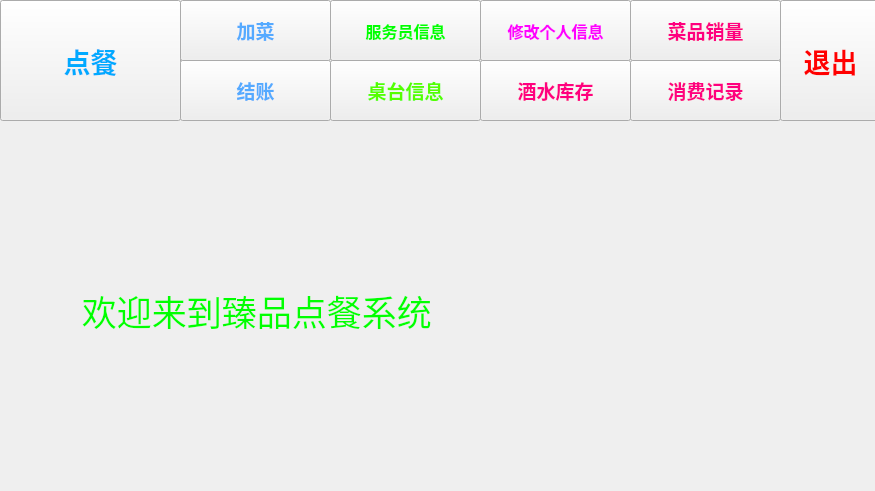
<?xml version="1.0" encoding="UTF-8"?>
<ui version="4.0">
 <class>CashierOperate</class>
 <widget class="QWidget" name="CashierOperate">
  <property name="geometry">
   <rect>
    <x>0</x>
    <y>0</y>
    <width>875</width>
    <height>491</height>
   </rect>
  </property>
  <property name="windowTitle">
   <string>Form</string>
  </property>
  <widget class="QPushButton" name="PB_OrderMeal">
   <property name="geometry">
    <rect>
     <x>0</x>
     <y>0</y>
     <width>181</width>
     <height>121</height>
    </rect>
   </property>
   <property name="palette">
    <palette>
     <active>
      <colorrole role="WindowText">
       <brush brushstyle="SolidPattern">
        <color alpha="255">
         <red>0</red>
         <green>0</green>
         <blue>0</blue>
        </color>
       </brush>
      </colorrole>
      <colorrole role="Dark">
       <brush brushstyle="SolidPattern">
        <color alpha="255">
         <red>255</red>
         <green>255</green>
         <blue>255</blue>
        </color>
       </brush>
      </colorrole>
      <colorrole role="Text">
       <brush brushstyle="SolidPattern">
        <color alpha="255">
         <red>0</red>
         <green>0</green>
         <blue>0</blue>
        </color>
       </brush>
      </colorrole>
      <colorrole role="ButtonText">
       <brush brushstyle="SolidPattern">
        <color alpha="255">
         <red>0</red>
         <green>170</green>
         <blue>255</blue>
        </color>
       </brush>
      </colorrole>
     </active>
     <inactive>
      <colorrole role="WindowText">
       <brush brushstyle="SolidPattern">
        <color alpha="255">
         <red>0</red>
         <green>0</green>
         <blue>0</blue>
        </color>
       </brush>
      </colorrole>
      <colorrole role="Dark">
       <brush brushstyle="SolidPattern">
        <color alpha="255">
         <red>255</red>
         <green>255</green>
         <blue>255</blue>
        </color>
       </brush>
      </colorrole>
      <colorrole role="Text">
       <brush brushstyle="SolidPattern">
        <color alpha="255">
         <red>0</red>
         <green>0</green>
         <blue>0</blue>
        </color>
       </brush>
      </colorrole>
      <colorrole role="ButtonText">
       <brush brushstyle="SolidPattern">
        <color alpha="255">
         <red>0</red>
         <green>170</green>
         <blue>255</blue>
        </color>
       </brush>
      </colorrole>
     </inactive>
     <disabled>
      <colorrole role="WindowText">
       <brush brushstyle="SolidPattern">
        <color alpha="255">
         <red>255</red>
         <green>255</green>
         <blue>255</blue>
        </color>
       </brush>
      </colorrole>
      <colorrole role="Dark">
       <brush brushstyle="SolidPattern">
        <color alpha="255">
         <red>255</red>
         <green>255</green>
         <blue>255</blue>
        </color>
       </brush>
      </colorrole>
      <colorrole role="Text">
       <brush brushstyle="SolidPattern">
        <color alpha="255">
         <red>255</red>
         <green>255</green>
         <blue>255</blue>
        </color>
       </brush>
      </colorrole>
      <colorrole role="ButtonText">
       <brush brushstyle="SolidPattern">
        <color alpha="255">
         <red>255</red>
         <green>255</green>
         <blue>255</blue>
        </color>
       </brush>
      </colorrole>
     </disabled>
    </palette>
   </property>
   <property name="font">
    <font>
     <family>Georgia</family>
     <pointsize>20</pointsize>
     <weight>75</weight>
     <italic>false</italic>
     <bold>true</bold>
    </font>
   </property>
   <property name="text">
    <string>点餐</string>
   </property>
  </widget>
  <widget class="QPushButton" name="PB_AddMeal">
   <property name="geometry">
    <rect>
     <x>180</x>
     <y>0</y>
     <width>151</width>
     <height>61</height>
    </rect>
   </property>
   <property name="palette">
    <palette>
     <active>
      <colorrole role="ButtonText">
       <brush brushstyle="SolidPattern">
        <color alpha="255">
         <red>85</red>
         <green>170</green>
         <blue>255</blue>
        </color>
       </brush>
      </colorrole>
     </active>
     <inactive>
      <colorrole role="ButtonText">
       <brush brushstyle="SolidPattern">
        <color alpha="255">
         <red>85</red>
         <green>170</green>
         <blue>255</blue>
        </color>
       </brush>
      </colorrole>
     </inactive>
     <disabled>
      <colorrole role="ButtonText">
       <brush brushstyle="SolidPattern">
        <color alpha="255">
         <red>120</red>
         <green>120</green>
         <blue>120</blue>
        </color>
       </brush>
      </colorrole>
     </disabled>
    </palette>
   </property>
   <property name="font">
    <font>
     <family>Georgia</family>
     <pointsize>14</pointsize>
     <weight>75</weight>
     <bold>true</bold>
    </font>
   </property>
   <property name="text">
    <string>加菜</string>
   </property>
  </widget>
  <widget class="QPushButton" name="PB_Payoff">
   <property name="geometry">
    <rect>
     <x>180</x>
     <y>60</y>
     <width>151</width>
     <height>61</height>
    </rect>
   </property>
   <property name="palette">
    <palette>
     <active>
      <colorrole role="ButtonText">
       <brush brushstyle="SolidPattern">
        <color alpha="255">
         <red>85</red>
         <green>170</green>
         <blue>255</blue>
        </color>
       </brush>
      </colorrole>
     </active>
     <inactive>
      <colorrole role="ButtonText">
       <brush brushstyle="SolidPattern">
        <color alpha="255">
         <red>85</red>
         <green>170</green>
         <blue>255</blue>
        </color>
       </brush>
      </colorrole>
     </inactive>
     <disabled>
      <colorrole role="ButtonText">
       <brush brushstyle="SolidPattern">
        <color alpha="255">
         <red>120</red>
         <green>120</green>
         <blue>120</blue>
        </color>
       </brush>
      </colorrole>
     </disabled>
    </palette>
   </property>
   <property name="font">
    <font>
     <family>Georgia</family>
     <pointsize>14</pointsize>
     <weight>75</weight>
     <bold>true</bold>
    </font>
   </property>
   <property name="text">
    <string>结账</string>
   </property>
  </widget>
  <widget class="QPushButton" name="PB_Waiter">
   <property name="geometry">
    <rect>
     <x>330</x>
     <y>0</y>
     <width>151</width>
     <height>61</height>
    </rect>
   </property>
   <property name="palette">
    <palette>
     <active>
      <colorrole role="ButtonText">
       <brush brushstyle="SolidPattern">
        <color alpha="255">
         <red>0</red>
         <green>255</green>
         <blue>0</blue>
        </color>
       </brush>
      </colorrole>
     </active>
     <inactive>
      <colorrole role="ButtonText">
       <brush brushstyle="SolidPattern">
        <color alpha="255">
         <red>0</red>
         <green>255</green>
         <blue>0</blue>
        </color>
       </brush>
      </colorrole>
     </inactive>
     <disabled>
      <colorrole role="ButtonText">
       <brush brushstyle="SolidPattern">
        <color alpha="255">
         <red>120</red>
         <green>120</green>
         <blue>120</blue>
        </color>
       </brush>
      </colorrole>
     </disabled>
    </palette>
   </property>
   <property name="font">
    <font>
     <family>Georgia</family>
     <pointsize>12</pointsize>
     <weight>75</weight>
     <bold>true</bold>
    </font>
   </property>
   <property name="text">
    <string>服务员信息</string>
   </property>
  </widget>
  <widget class="QPushButton" name="PB_Table">
   <property name="geometry">
    <rect>
     <x>330</x>
     <y>60</y>
     <width>151</width>
     <height>61</height>
    </rect>
   </property>
   <property name="palette">
    <palette>
     <active>
      <colorrole role="ButtonText">
       <brush brushstyle="SolidPattern">
        <color alpha="255">
         <red>85</red>
         <green>255</green>
         <blue>0</blue>
        </color>
       </brush>
      </colorrole>
     </active>
     <inactive>
      <colorrole role="ButtonText">
       <brush brushstyle="SolidPattern">
        <color alpha="255">
         <red>85</red>
         <green>255</green>
         <blue>0</blue>
        </color>
       </brush>
      </colorrole>
     </inactive>
     <disabled>
      <colorrole role="ButtonText">
       <brush brushstyle="SolidPattern">
        <color alpha="255">
         <red>120</red>
         <green>120</green>
         <blue>120</blue>
        </color>
       </brush>
      </colorrole>
     </disabled>
    </palette>
   </property>
   <property name="font">
    <font>
     <family>Georgia</family>
     <pointsize>14</pointsize>
     <weight>75</weight>
     <bold>true</bold>
    </font>
   </property>
   <property name="text">
    <string>桌台信息</string>
   </property>
  </widget>
  <widget class="QPushButton" name="PB_ConsumRecord">
   <property name="geometry">
    <rect>
     <x>630</x>
     <y>60</y>
     <width>151</width>
     <height>61</height>
    </rect>
   </property>
   <property name="palette">
    <palette>
     <active>
      <colorrole role="ButtonText">
       <brush brushstyle="SolidPattern">
        <color alpha="255">
         <red>255</red>
         <green>0</green>
         <blue>127</blue>
        </color>
       </brush>
      </colorrole>
     </active>
     <inactive>
      <colorrole role="ButtonText">
       <brush brushstyle="SolidPattern">
        <color alpha="255">
         <red>255</red>
         <green>0</green>
         <blue>127</blue>
        </color>
       </brush>
      </colorrole>
     </inactive>
     <disabled>
      <colorrole role="ButtonText">
       <brush brushstyle="SolidPattern">
        <color alpha="255">
         <red>120</red>
         <green>120</green>
         <blue>120</blue>
        </color>
       </brush>
      </colorrole>
     </disabled>
    </palette>
   </property>
   <property name="font">
    <font>
     <family>Georgia</family>
     <pointsize>14</pointsize>
     <weight>75</weight>
     <bold>true</bold>
    </font>
   </property>
   <property name="text">
    <string>消费记录</string>
   </property>
  </widget>
  <widget class="QPushButton" name="PB_WaterStock">
   <property name="geometry">
    <rect>
     <x>480</x>
     <y>60</y>
     <width>151</width>
     <height>61</height>
    </rect>
   </property>
   <property name="palette">
    <palette>
     <active>
      <colorrole role="ButtonText">
       <brush brushstyle="SolidPattern">
        <color alpha="255">
         <red>255</red>
         <green>0</green>
         <blue>127</blue>
        </color>
       </brush>
      </colorrole>
     </active>
     <inactive>
      <colorrole role="ButtonText">
       <brush brushstyle="SolidPattern">
        <color alpha="255">
         <red>255</red>
         <green>0</green>
         <blue>127</blue>
        </color>
       </brush>
      </colorrole>
     </inactive>
     <disabled>
      <colorrole role="ButtonText">
       <brush brushstyle="SolidPattern">
        <color alpha="255">
         <red>120</red>
         <green>120</green>
         <blue>120</blue>
        </color>
       </brush>
      </colorrole>
     </disabled>
    </palette>
   </property>
   <property name="font">
    <font>
     <family>Georgia</family>
     <pointsize>14</pointsize>
     <weight>75</weight>
     <bold>true</bold>
    </font>
   </property>
   <property name="text">
    <string>酒水库存</string>
   </property>
  </widget>
  <widget class="QPushButton" name="PB_MealSales">
   <property name="geometry">
    <rect>
     <x>630</x>
     <y>0</y>
     <width>151</width>
     <height>61</height>
    </rect>
   </property>
   <property name="palette">
    <palette>
     <active>
      <colorrole role="ButtonText">
       <brush brushstyle="SolidPattern">
        <color alpha="255">
         <red>255</red>
         <green>0</green>
         <blue>127</blue>
        </color>
       </brush>
      </colorrole>
     </active>
     <inactive>
      <colorrole role="ButtonText">
       <brush brushstyle="SolidPattern">
        <color alpha="255">
         <red>255</red>
         <green>0</green>
         <blue>127</blue>
        </color>
       </brush>
      </colorrole>
     </inactive>
     <disabled>
      <colorrole role="ButtonText">
       <brush brushstyle="SolidPattern">
        <color alpha="255">
         <red>120</red>
         <green>120</green>
         <blue>120</blue>
        </color>
       </brush>
      </colorrole>
     </disabled>
    </palette>
   </property>
   <property name="font">
    <font>
     <family>Georgia</family>
     <pointsize>14</pointsize>
     <weight>75</weight>
     <bold>true</bold>
    </font>
   </property>
   <property name="text">
    <string>菜品销量</string>
   </property>
  </widget>
  <widget class="QPushButton" name="PB_ResetMessage">
   <property name="geometry">
    <rect>
     <x>480</x>
     <y>0</y>
     <width>151</width>
     <height>61</height>
    </rect>
   </property>
   <property name="palette">
    <palette>
     <active>
      <colorrole role="ButtonText">
       <brush brushstyle="SolidPattern">
        <color alpha="255">
         <red>255</red>
         <green>0</green>
         <blue>255</blue>
        </color>
       </brush>
      </colorrole>
     </active>
     <inactive>
      <colorrole role="ButtonText">
       <brush brushstyle="SolidPattern">
        <color alpha="255">
         <red>255</red>
         <green>0</green>
         <blue>255</blue>
        </color>
       </brush>
      </colorrole>
     </inactive>
     <disabled>
      <colorrole role="ButtonText">
       <brush brushstyle="SolidPattern">
        <color alpha="255">
         <red>120</red>
         <green>120</green>
         <blue>120</blue>
        </color>
       </brush>
      </colorrole>
     </disabled>
    </palette>
   </property>
   <property name="font">
    <font>
     <family>Georgia</family>
     <pointsize>12</pointsize>
     <weight>75</weight>
     <bold>true</bold>
    </font>
   </property>
   <property name="text">
    <string>修改个人信息</string>
   </property>
  </widget>
  <widget class="QPushButton" name="PB_Exit">
   <property name="geometry">
    <rect>
     <x>780</x>
     <y>0</y>
     <width>101</width>
     <height>121</height>
    </rect>
   </property>
   <property name="palette">
    <palette>
     <active>
      <colorrole role="ButtonText">
       <brush brushstyle="SolidPattern">
        <color alpha="255">
         <red>255</red>
         <green>0</green>
         <blue>0</blue>
        </color>
       </brush>
      </colorrole>
     </active>
     <inactive>
      <colorrole role="ButtonText">
       <brush brushstyle="SolidPattern">
        <color alpha="255">
         <red>255</red>
         <green>0</green>
         <blue>0</blue>
        </color>
       </brush>
      </colorrole>
     </inactive>
     <disabled>
      <colorrole role="ButtonText">
       <brush brushstyle="SolidPattern">
        <color alpha="255">
         <red>120</red>
         <green>120</green>
         <blue>120</blue>
        </color>
       </brush>
      </colorrole>
     </disabled>
    </palette>
   </property>
   <property name="font">
    <font>
     <family>Georgia</family>
     <pointsize>20</pointsize>
     <weight>75</weight>
     <bold>true</bold>
    </font>
   </property>
   <property name="text">
    <string>退出</string>
   </property>
  </widget>
  <widget class="QLabel" name="label">
   <property name="geometry">
    <rect>
     <x>0</x>
     <y>130</y>
     <width>871</width>
     <height>361</height>
    </rect>
   </property>
   <property name="palette">
    <palette>
     <active>
      <colorrole role="WindowText">
       <brush brushstyle="SolidPattern">
        <color alpha="255">
         <red>0</red>
         <green>255</green>
         <blue>0</blue>
        </color>
       </brush>
      </colorrole>
     </active>
     <inactive>
      <colorrole role="WindowText">
       <brush brushstyle="SolidPattern">
        <color alpha="255">
         <red>0</red>
         <green>255</green>
         <blue>0</blue>
        </color>
       </brush>
      </colorrole>
     </inactive>
     <disabled>
      <colorrole role="WindowText">
       <brush brushstyle="SolidPattern">
        <color alpha="255">
         <red>120</red>
         <green>120</green>
         <blue>120</blue>
        </color>
       </brush>
      </colorrole>
     </disabled>
    </palette>
   </property>
   <property name="font">
    <font>
     <family>楷体</family>
     <pointsize>26</pointsize>
    </font>
   </property>
   <property name="text">
    <string>         欢迎来到臻品点餐系统</string>
   </property>
  </widget>
 </widget>
 <resources/>
 <connections/>
</ui>
